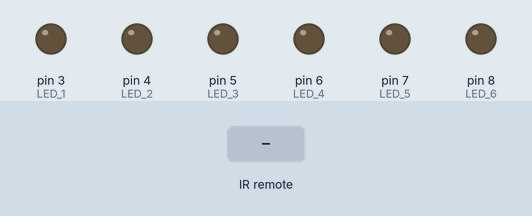
The sketch below on a simulated Arduino Uno, built with avr-gcc and run on an emulated ATmega328P. Shown: output pins drawn as LEDs (lit = HIGH). Dashed ring = blinking. The test bench sets the inputs (shaded band).

Above: at 1.2 s.
1.3 s: infrared code 0x20DF609F received
At 1.63 s:
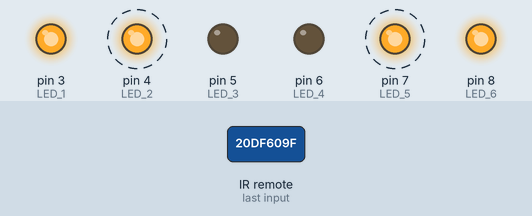
At 2.11 s:
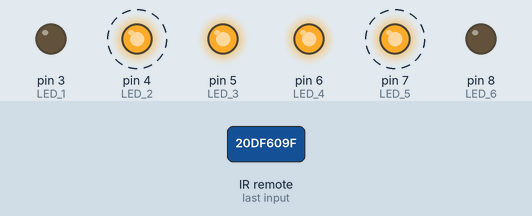
4.3 s: infrared code 0x20DF609F received
7.3 s: infrared code 0x20DFE01F received
10.3 s: infrared code 0x20DF827D received
At 11.2 s:
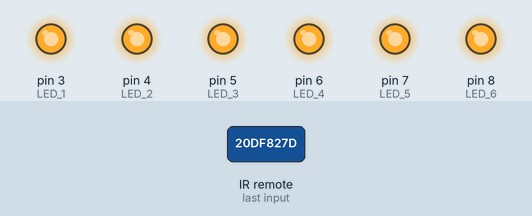
Timing chart, 0 to 12.8 s (numbered marks = the images above; inputs shaded):
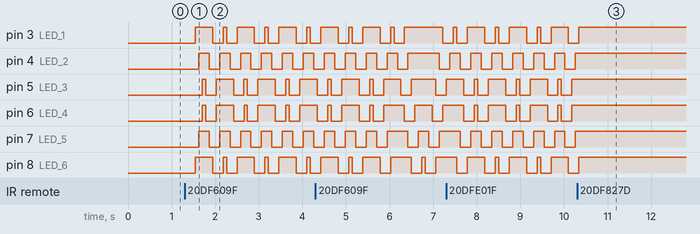

The sketch:

Incrementation_LED_Telecommande_IR_3.ino
```cpp
#include "IRremote.h"

const int LED_1 = 3;
const int LED_2 = 4;
const int LED_3 = 5;
const int LED_4 = 6;
const int LED_5 = 7;
const int LED_6 = 8;

int nombre_LED = 0;

int recepteur = 2;

IRrecv irrece(recepteur);
decode_results resultats;

long temp;

void setup()
{
  pinMode(LED_1, OUTPUT);
  pinMode(LED_2, OUTPUT);
  pinMode(LED_3, OUTPUT);
  pinMode(LED_4, OUTPUT);
  pinMode(LED_5, OUTPUT);
  pinMode(LED_6, OUTPUT);
  irrece.enableIRIn();
}

void loop()
{

  if (irrece.decode(&resultats)) // have we received an IR signal?
  {
    if (resultats.value == 0x20DF609F)
    {
      nombre_LED++ ;
    }
    if (resultats.value == 0x20DFE01F)
    {
      nombre_LED-- ;
    }
    if (resultats.value == 0x20DF827D)
    {
      nombre_LED=0;
    }

    irrece.resume(); // receive the next value

  }

  if(nombre_LED > 2)
  {
    nombre_LED = 2;
  }
  if(nombre_LED < 0)
  {
    nombre_LED = 0;
  }

  affiche(nombre_LED);

}


void affiche(int valeur_recue)
{
    //Puis on les allume une à une
    if(valeur_recue >= 1)
    {
      K3000();
    }
    if(valeur_recue >= 2)
    {
      K2000();
    }
}

void K3000()
{
  digitalWrite(LED_1, LOW);
  digitalWrite(LED_6, LOW);
  delay(80);
  digitalWrite(LED_2, LOW);
  digitalWrite(LED_5, LOW);
  delay(80);
  digitalWrite(LED_3, LOW);
  digitalWrite(LED_4, LOW);
  delay(80);
  digitalWrite(LED_1, HIGH);
  digitalWrite(LED_6, HIGH);
  delay(80);
  digitalWrite(LED_2, HIGH);
  digitalWrite(LED_5, HIGH);
  delay(80);
  digitalWrite(LED_3, HIGH);
  digitalWrite(LED_4, HIGH);
  delay(80);
  digitalWrite(LED_3, LOW);
  digitalWrite(LED_4, LOW);
  delay(80);
  digitalWrite(LED_2, LOW);
  digitalWrite(LED_5, LOW);
  delay(80);
  digitalWrite(LED_1, LOW);
  digitalWrite(LED_6, LOW);
  delay(80);
  digitalWrite(LED_3, HIGH);
  digitalWrite(LED_4, HIGH);
  delay(80);
  digitalWrite(LED_2, HIGH);
  digitalWrite(LED_5, HIGH);
  delay(80);
  digitalWrite(LED_1, HIGH);
  digitalWrite(LED_6, HIGH);
  delay(80);

}
 void K2000()
 {
   digitalWrite(LED_1, LOW);
   delay(80);
   digitalWrite(LED_2, LOW);
   delay(80);
   digitalWrite(LED_3, LOW);
   delay(80);
   digitalWrite(LED_4, LOW);
   digitalWrite(LED_1, HIGH);
   delay(80);
   digitalWrite(LED_5, LOW);
   digitalWrite(LED_2, HIGH);
   delay(80);
   digitalWrite(LED_6, LOW);
   digitalWrite(LED_3, HIGH);
   delay(80);
   digitalWrite(LED_4, HIGH);
   delay(80);
   digitalWrite(LED_5, HIGH);
   delay(80);
   digitalWrite(LED_6, HIGH);
   delay(80);
   digitalWrite(LED_6, LOW);
   delay(80);
   digitalWrite(LED_5, LOW);
   delay(80);
   digitalWrite(LED_4, LOW);
   delay(80);
   digitalWrite(LED_3, LOW);
   digitalWrite(LED_6, HIGH);
   delay(80);
   digitalWrite(LED_2, LOW);
   digitalWrite(LED_5, HIGH);
   delay(80);
   digitalWrite(LED_1, LOW);
   digitalWrite(LED_4, HIGH);
   delay(80);
   digitalWrite(LED_3, HIGH);
   delay(80);
   digitalWrite(LED_2, HIGH);
   delay(80);
   digitalWrite(LED_1, HIGH);
   delay(80);
 }
```

Measured:
- after the input at 1.3 s, pin 3 (LED_1): LOW → HIGH after 0.24 s, then repeats every 0.96 s: LOW 0.24 s, HIGH 0.08 s, LOW 0.24 s, HIGH 0.40 s; pin 4 (LED_2): alternates HIGH for 0.24 s and LOW for 0.24 s, starting after 0.32 s
- after the input at 10.3 s, pin 3 (LED_1), pin 8 (LED_6): goes on until 10.3 s, then stays HIGH; pin 4 (LED_2), pin 5 (LED_3), pin 6 (LED_4), pin 7 (LED_5): stops changing and stays HIGH
